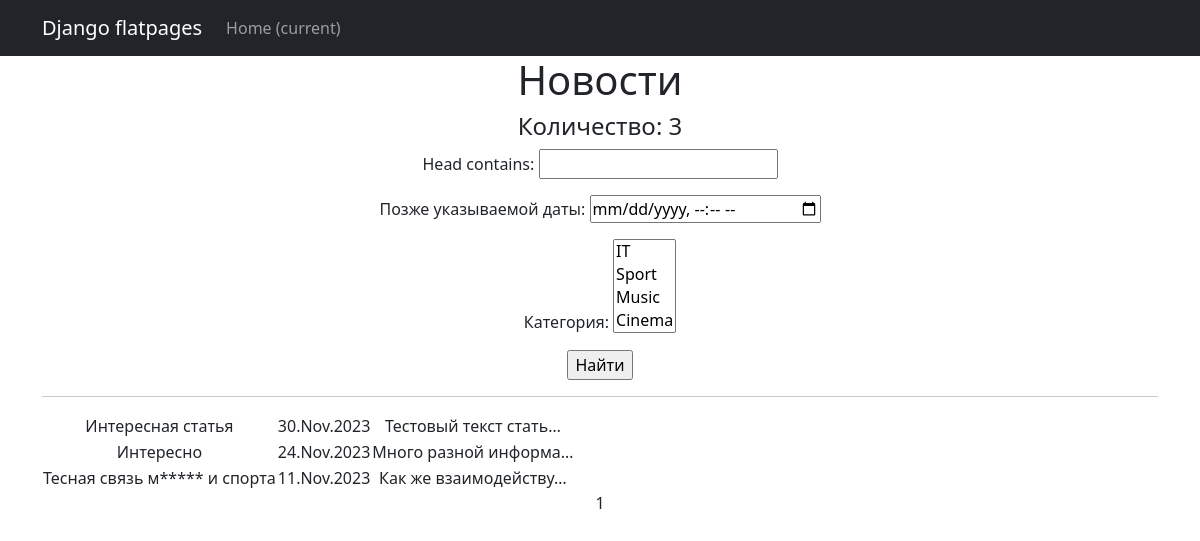
Page /news/ on the committed database.
### news/models.py (models this page shows, shortened)
class Post(models.Model):
    author = models.ForeignKey(Author, on_delete=models.CASCADE)
    NEWS = 'NW'
    ARTICLE = 'AR'
    CATEGORY_CHOICE = (
        (NEWS, 'Новость'),
        (ARTICLE, 'Статья')
    )
    post_choice = models.CharField(max_length=2, choices=CATEGORY_CHOICE, default=NEWS)
    date_time = models.DateTimeField(auto_now_add=True)
    choice_category = models.ManyToManyField(Category, through="PostCategory")
    head = models.CharField(max_length=128)
    text = models.TextField()
    rating = models.IntegerField(default=0)

### news/views.py (the view)
# urls.py: path('', PostList.as_view(), name='post_list'),
class PostList(ListView):
    model = Post
    ordering = '-date_time'
    template_name = 'news.html'
    context_object_name = 'news'
    paginate_by = 10
    def get_queryset(self):
        queryset = super().get_queryset()
        self.filterset = PostFilter(self.request.GET, queryset)
        return self.filterset.qs
    def get_context_data(self, **kwargs):
        context = super().get_context_data(**kwargs)
        context['filterset'] = self.filterset
        return context

### news/models.py (called while the page is built)
    def __str__(self):
        return self.name_category

### news/templatetags/custom_filters.py (called while the page is built)
@register.filter
def censor(text):
    if type(text) == str:
        text = text.split()
        for i, word in enumerate(text):
            if word in words:
                text[i] = word[0] + '*' * len(word[1:])
        return ' '.join(text)
    else:
        return "Ошибка!"

### templates/news.html (shortened to what this page needs)
{% extends 'flatpages/default.html' %}
{% load custom_filters %}
{% load custom_tags %}
{% block content %}
    <h1>Новости</h1>
    <h4>Количество: {{ news|length }}</h4>
    <form action="" method="get">
        {{ filterset.form.as_p }}
       <input type="submit" value="Найти" />
   </form>
    <hr>
    {% if news %}
        <table>
            {% for one_news in news %}
                <tr>
                    <td>{{ one_news.head|censor }}</td>
                    <td>{{ one_news.date_time|date:'d.M.Y' }}</td>
                    <td>{{ one_news.text|truncatechars:21|censor}}</td>
                    <td>
                    </td>
                </tr>
            {% endfor %}
        </table>
    {% else %}
        <h2>Новостей нет!</h2>
   {% endif %}
   {{ page_obj.number }}
{% endblock content %}

### templates/flatpages/default.html (shortened to what this page needs)
<!DOCTYPE html>
{% load static %}
<html lang="en">
    <head>
        <link href="{% static 'css/styles.css' %}" rel="stylesheet" />
    </head>
    <body>
        <nav class="navbar navbar-expand-lg navbar-dark bg-dark static-top">
           <div class="container">
               <a class="navbar-brand" href="#">Django flatpages</a>
               <div class="collapse navbar-collapse" id="navbarResponsive">
                   <ul class="navbar-nav ml-auto">
                       <li class="nav-item active">
                           <a class="nav-link" href="#">Home
                               <span class="sr-only">(current)</span>
                           </a>
                       </li>
                   </ul>
               </div>
           </div>
        </nav>
        <div class="container">
            <div class="row">
                <div class="col-lg-12 text-center">
                   {% block content %}{% endblock content %}
                </div>
            </div>
        </div>
    </body>
</html>

### rows in the picture
Post: head|censor "Интересная статья", date_time "30.Nov.2023", text|censor "Тестовый текст стать…"
Post: head|censor "Интересно", date_time "24.Nov.2023", text|censor "Много разной информа…"
Post: head|censor "Тесная связь м***** и спорта", date_time "11.Nov.2023", text|censor "Как же взаимодейству…"

### other values in the picture
{{ news|length }} "3"
{{ page_obj.number }} "1"
